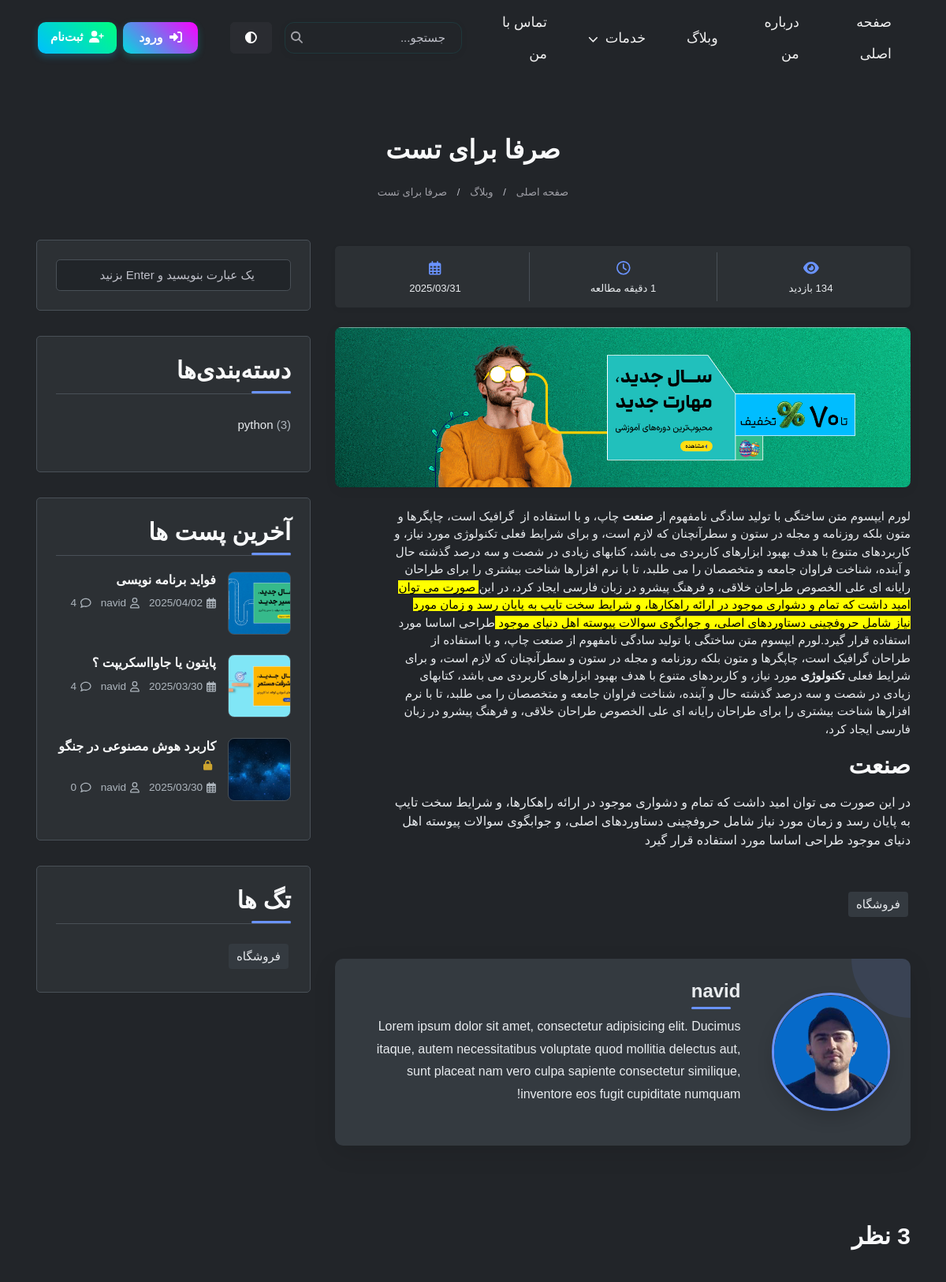
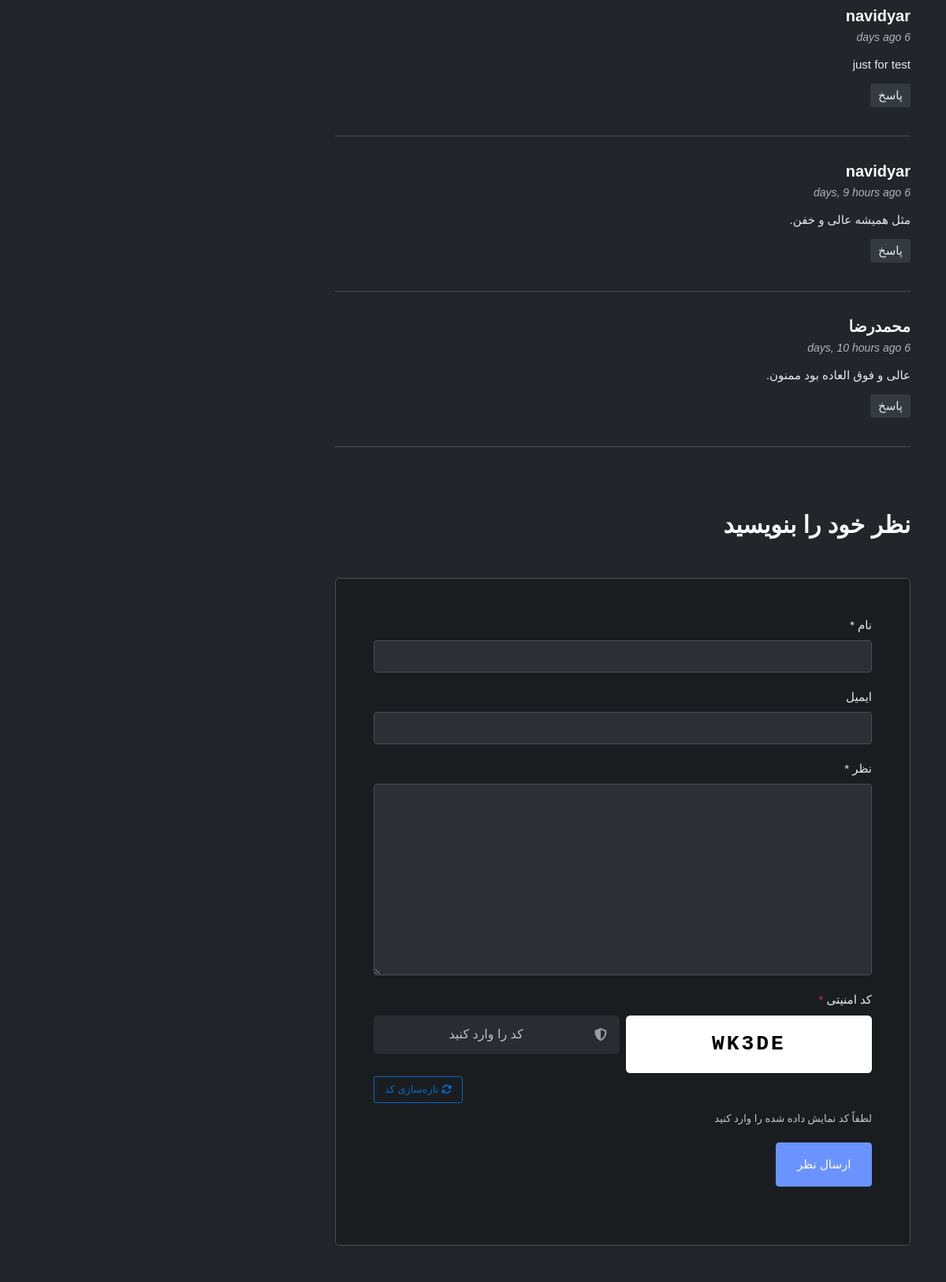
Page /blog/just-for-test2/ (upper part) on the committed database (2 pictures, top to bottom).
### blog/models.py (models this page shows, shortened)
class Post(models.Model):
    author = models.ForeignKey(User, on_delete=models.SET_NULL, null=True, blank=True)
    title = models.CharField(max_length=200 , unique=True )
    slug = models.SlugField(max_length=255, unique=True, null=True, blank=True)
    content = models.TextField()
    image = models.ImageField(upload_to='blog_images/', default='blog_images/default.jpg')
    category = models.ForeignKey(Category, on_delete=models.CASCADE, null=True, blank=True)
    tags = TaggableManager()
    count_views = models.IntegerField(default=0)
    status = models.BooleanField(default=False)
    publish_at = models.DateTimeField(null=True, blank=True)
    created_at = models.DateTimeField(auto_now_add=True)
    updated_at = models.DateTimeField(auto_now=True)
    login_required = models.BooleanField(default=False)
    class Meta:
        ordering = ['-created_at']
    def save(self, *args, **kwargs):
        if not self.slug:
            self.slug = slugify(self.title)
        super().save(*args, **kwargs)

class Comment(models.Model):
    post = models.ForeignKey(Post, on_delete=models.CASCADE)
    name = models.CharField(max_length=200)
    email = models.EmailField(blank=True, null=True)
    subject = models.CharField(max_length=200, blank=True, null=True)
    message = models.TextField()
    created_at = models.DateTimeField(auto_now_add=True)
    updated_at = models.DateTimeField(auto_now=True)
    approved = models.BooleanField(default=False)
    class Meta:
        ordering = ['-created_at']

class Category(models.Model):
    name = models.CharField(max_length=200)
    def get_post_count(self):
        return self.post_set.filter(status=True).count()

### blog/views.py (the view)
# urls.py: path('<slug:slug>/', views.blog_single, name='blog_single'),
def blog_single(request, slug):
    if not slug or slug == '':
        return redirect('blog:blog')
    captcha_code = generate_captcha_code()
    post = get_object_or_404(Post, slug=slug, status=True)
    if post.login_required and not request.user.is_authenticated:
        messages.warning(request, "برای مشاهده این مطلب باید وارد حساب کاربری خود شوید")
        return HttpResponseRedirect(reverse('accounts:login') + f'?next={request.path}')
    if request.method == 'POST':
        form = CommentForm(request.POST)
        server_captcha = request.POST.get('server_captcha', '')
        user_captcha = request.POST.get('captcha_input', '')
        if user_captcha.upper() != server_captcha.upper():
            messages.error(request, "کد امنیتی وارد شده صحیح نیست.")
            comments = Comment.objects.filter(post=post.id, approved=True).order_by('-created_at')
            categories = Category.objects.filter(post=post)
            word_count = len(post.content.split())
            reading_time = max(1, round(word_count / 200))
            latest_posts = Post.objects.filter(status=True).exclude(id=post.id).order_by('-created_at')[:3]
            context = {
                'post': post,
                'categories': categories,
                'reading_time': reading_time,
                'tags': post.tags.all(),
                'comments': comments,
                'form': form,
                'latest_posts': latest_posts,
                'captcha_code': captcha_code
            }
            return render(request, 'blog/blog-single.html', context)
        if form.is_valid():
            comment = form.save(commit=False)
            comment.post = post
            comment.save()
            messages.success(request, 'نظر شما با موفقیت ثبت شد و پس از تایید نمایش داده خواهد شد')
            return redirect('blog:blog_single', slug=slug)
        else:
            for field, errors in form.errors.items():
                for error in errors:
                    messages.error(request, f"خطا در فیلد {field}: {error}")
    else:
        form = CommentForm()
    comments = Comment.objects.filter(post=post.id, approved=True).order_by('-created_at')
    categories = Category.objects.filter(post=post)
    post.count_views += 1
    post.save()
    word_count = len(post.content.split())
    reading_time = max(1, round(word_count / 200))
    latest_posts = Post.objects.filter(status=True).exclude(id=post.id).order_by('-created_at')[:3]
    context = {
        'post': post,
        'categories': categories,
        'reading_time': reading_time,
        'tags': post.tags.all(),
        'comments': comments,
        'form': form,
        'latest_posts': latest_posts,
        'captcha_code': captcha_code
    }
    return render(request, 'blog/blog-single.html', context)

### blog/forms.py
class CommentForm(forms.ModelForm):
    email = forms.EmailField(required=False, label='ایمیل')
    class Meta:
        model = Comment
        fields = ['name', 'email', 'message']

### blog/views.py (called while the page is built)
def generate_captcha_code(length=5):
    characters = string.ascii_uppercase + string.digits
    characters = characters.replace('0', '').replace('O', '').replace('1', '').replace('I', '')
    return ''.join(random.choice(characters) for _ in range(length))

### templates/blog/blog-single.html (shortened to what this page needs)
{% extends 'base.html' %}
{% load static %}
{% load humanize %}
{% block extra_css %}
<link rel="stylesheet" href="{% static 'css/blog-single.css' %}">
<link rel="stylesheet" href="https://cdnjs.cloudflare.com/ajax/libs/animate.css/4.1.1/animate.min.css">
{% endblock %}
{% block content %}
<section class="ftco-section mt-5 pt-4 pb-5">
  <div class="container">
    <div class="row mb-2">
      <div class="col-12 text-center">
        <h2 class="mb-2">{{ post.title }}
        </h2>
      </div>
    </div>
      <div class="d-flex justify-content-center position-relative mb-4">
        <nav aria-label="breadcrumb">
          <ol class="breadcrumb mb-0">
            <li class="breadcrumb-item"><a href="/">صفحه اصلی</a></li>
            <li class="breadcrumb-item"><a href="{% url 'blog:blog' %}">وبلاگ</a></li>
            <li class="breadcrumb-item"><a href="{{ request.path }}">{{post.title}}</a></li>
          </ol>
        </nav>
      </div>
    <div class="row">
      <div class="col-lg-8">
        <div class="post-meta mb-4 p-2 rounded w-100" style="margin-top: 1.5rem;">
          <div class="row g-0">
            <div class="col-md-4 text-center border-end py-2">
              <div class="icon mb-1"><i class="fas fa-eye"></i></div>
              <div class="info small">{{ post.count_views }} بازدید</div>
            </div>
            <div class="col-md-4 text-center border-end py-2">
              <div class="icon mb-1"><i class="far fa-clock"></i></div>
              <div class="info small">{{ reading_time }} دقیقه مطالعه</div>
            </div>
            <div class="col-md-4 text-center py-2">
              <div class="icon mb-1"><i class="far fa-calendar-alt"></i></div>
              <div class="info small">{{ post.created_at|date:"Y/m/d" }}</div>
            </div>
          </div>
        </div>
        <div class="post-image-container mb-4">
          <img src="{{post.image.url}}" alt="{{post.title}}" class="img-fluid rounded w-100" style="max-height: 500px; object-fit: cover;">
        </div>
        <p>{{ post.content|safe }}</p>
        <div class="tag-widget post-tag-container mb-5 mt-5">
          <div class="tagcloud">
            {% for tag in tags %}
            <a href="{% url 'blog:blog' %}?tag={{ tag.name }}" class="tag-cloud-link">{{ tag.name }}</a>
            {% empty %}
            <p>هیچ تگی یافت نشد</p>
            {% endfor %}
          </div>
        </div>
        <div class="about-author p-4">
          <div class="author-container">
            <div class="author-image">
              <img src="{% static 'images/about/3333.png' %}" alt="{{post.author.username}}" class="img-fluid">
            </div>
            <div class="author-content">
              <h3>{{post.author.username}}</h3>
              <p>Lorem ipsum dolor sit amet, consectetur adipisicing elit. Ducimus itaque, autem necessitatibus voluptate quod mollitia delectus aut, sunt placeat nam vero culpa sapiente consectetur similique, inventore eos fugit cupiditate numquam!</p>
            </div>
          </div>
        </div>
        <div class="pt-5 mt-5" id="comments-section">
          <h3 class="mb-5">{{ comments.count }} نظر</h3>
          <ul class="comment-list">
          {% for comment in comments %}
            <li class="comment">
              <div class="comment-body">
                <h3>{{ comment.name }}</h3>
                <div class="meta">{{ comment.created_at|naturaltime }} </div>
                <p>{{ comment.message }}</p>
                <p><a href="#" class="reply">پاسخ</a></p>
              </div>
            </li>
            {% endfor %}
          </ul>
          <div class="comment-form-wrap pt-5">
            <h3 class="mb-5">نظر خود را بنویسید</h3>
            <form action="{% url 'blog:blog_single' post.slug %}" method="post" class="p-5">
              {% if request.user.is_authenticated %}
                <input type="hidden" name="name" value="{{ request.user.username }}">
                <input type="hidden" name="email" value="{{ request.user.email }}">
                <div class="alert alert-info d-flex align-items-center animate__animated animate__fadeIn" role="alert" style="border-right: 3px solid #17a2b8; background-color: rgba(23, 162, 184, 0.1); box-shadow: 0 1px 5px rgba(0,0,0,0.08); padding: 10px 12px; margin-bottom: 20px; border-radius: 4px; max-width: 100%; font-size: 14px;">
                  <div style="margin-left: 8px; font-size: 16px; color: #17a2b8;">
                    <i class="fas fa-info-circle"></i>
                  </div>
                  <div style="margin-right: 4px; font-size: 14px; font-weight: 400;">
                    نام و ایمیل شما به صورت خودکار از حساب کاربری‌تان استفاده خواهد شد.
                  </div>
                </div>
              {% else %}
                <div class="form-group">
                  <label for="name">نام *</label>
                  <input type="text" class="form-control" id="name" name="name" required>
                </div>
                <div class="form-group">
                  <label for="email">ایمیل</label>
                  <input type="email" class="form-control" id="email" name="email">
                </div>
              {% endif %}
              <div class="form-group">
                <label for="message">نظر *</label>
                <textarea name="message" id="message" cols="30" rows="10" class="form-control" required></textarea>
              </div>
              <div class="form-group">
                <label for="captcha-input" class="form-label">کد امنیتی <span class="text-danger">*</span></label>
                <div class="row g-2">
                    <div class="col-6">
                        <div class="captcha-container bg-white border rounded p-3 text-center">
                            <span id="captcha-code" class="fw-bold fs-4 user-select-none"
                                style="letter-spacing: 3px; font-family: 'Courier New', monospace; color: #000; text-shadow: 1px 1px 2px rgba(0,0,0,0.1);">{{ captcha_code }}</span>
                        </div>
                    </div>
                    <div class="col-6">
                        <div class="input-group input-group-lg">
                            <span class="input-group-text bg-light rounded-start border-0 text-secondary px-3">
                                <i class="fas fa-shield-alt"></i>
                            </span>
                            <input type="text" class="form-control border-0 bg-light rounded-end ps-1 text-center"
                                placeholder="کد را وارد کنید" id="captcha-input" name="captcha_input" required>
                        </div>
                    </div>
                </div>
                <div class="d-flex justify-content-end mt-1">
                    <a href="{{ request.path }}" class="btn btn-sm btn-outline-primary">
                        <i class="fas fa-sync-alt"></i> تازه‌سازی کد
                    </a>
                </div>
                <small class="text-muted d-block mt-1">لطفاً کد نمایش داده شده را وارد کنید</small>
              </div>
              <div class="form-group">
                <input type="submit" value="ارسال نظر" class="btn py-3 px-4 btn-primary">
              </div>
            </form>
          </div>
        </div>
      </div>
      <div class="col-lg-4 sidebar">
        <div class="sidebar-box">
          <form action="{% url 'blog:blog' %}" method="get" class="search-form">
            <div class="form-group">
              <input type="text" class="form-control" name="q" placeholder="یک عبارت بنویسید و Enter بزنید" required>
            </div>
          </form>
        </div>
        <div class="sidebar-box">
          <h3 class="heading-sidebar">دسته‌بندی‌ها</h3>
          <ul class="categories">
            {% for category in categories %}
            <li><a href="{% url 'blog:blog' %}?category={{ category.name }}">{{ category.name }} <span>({{ category.get_post_count }})</span></a></li>
            {% empty %}
            <li><a href="{% url 'blog:blog' %}">بدون دسته‌بندی</a></li>
            {% endfor %}
          </ul>
        </div>
        <div class="sidebar-box">
          <h3 class="heading-sidebar">آخرین پست ها</h3>
          {% for post in latest_posts %}
          <div class="block-21 mb-4 d-flex">
            <a class="blog-img mr-4" style="background-image: url('{{ post.image.url }}');"></a>
            <div class="text">
              <h3 class="heading"><a href="{% url 'blog:blog_single' post.slug %}">{{ post.title }}</a>
                {% if post.login_required %}
                <i class="fas fa-lock text-warning sidebar-lock-icon" title="این مطلب فقط برای کاربران ثبت‌نام شده قابل مشاهده است"></i>
                {% endif %}
              </h3>
              <div class="meta">
                <div><a href="#"><i class="far fa-calendar-alt" style="margin-left: 5px;"></i> {{ post.created_at|date:"Y/m/d" }}</a></div>
                <div><a href="#"><i class="far fa-user" style="margin-left: 5px;"></i> {{ post.author.first_name }}</a></div>
                <div><a href="#comments-section"><i class="far fa-comment" style="margin-left: 5px;"></i> {{ post.comment_set.filter.count }}</a></div>
              </div>
            </div>
          </div>
          {% empty %}
          <p>هیچ پستی یافت نشد.</p>
          {% endfor %}
        </div>
        <div class="sidebar-box">
          <h3 class="heading-sidebar">تگ ها</h3>
          <div class="tagcloud">
            {% for tag in tags %}
            <a href="{% url 'blog:blog' %}?tag={{ tag.name }}" class="tag-cloud-link">{{ tag.name }}</a>
            {% empty %}
            <p>هیچ تگی یافت نشد</p>
            {% endfor %}
          </div>
        </div>
      </div>
    </div>
  </div>
</section>
{% endblock %}

### templates/blog/blog-single.html (style rules this page uses)
.post-meta { box-shadow: 0 2px 10px rgba(0, 0, 0, 0.03); border-radius: 6px; transition: all 0.3s ease; max-width: 100%; display: inline-block; background-color: var(--bg-sidebar); }
.post-meta .icon { font-size: 1.1rem; color: var(--primary-color); }
.post-meta .info { font-weight: 500; color: var(--text-secondary); line-height: 1.2; }
.border-end { border-left: 1px solid var(--border-color) !important; border-right: none !important; }
.post-image-container { overflow: hidden; border-radius: 8px; box-shadow: 0 3px 15px rgba(0, 0, 0, 0.05); transition: all 0.3s ease; }
.post-image-container img { transition: all 0.5s ease; }
.heading-sidebar { position: relative; padding-bottom: 10px; margin-bottom: 20px; font-weight: 600; }
.heading-sidebar:after { content: ''; position: absolute; bottom: 0; right: 0; width: 50px; height: 3px; background-color: var(--primary-color); border-radius: 3px; transition: all 0.3s ease; }
.sidebar-lock-icon { font-size: 0.8em; margin-right: 5px; vertical-align: middle; opacity: 0.8; transition: all 0.3s ease; animation: float 2s ease-in-out infinite; }

### templates/base.html (style rules this page uses)
:root { --card-bg-light: linear-gradient(145deg, #ffffff, #f5f5f5); --card-bg-dark: linear-gradient(145deg, #2c3e50, #1a252f); --text-light: #2c3e50; --text-dark: #ecf0f1; --text-muted-light: #34495e; --text-muted-dark: rgba(236, 240, 241, 0.7); --border-light: rgba(0,0,0,0.1); --border-dark: rgba(255,255,255,0.1); --hover-shadow-light: rgba(0,0,0,0.1); --hover-shadow-dark: rgba(0,0,0,0.3); --icon-bg-light: rgba(78, 115, 223, 0.1); --icon-bg-dark: rgba(78, 115, 223, 0.2); --item-hover-light: rgba(78, 115, 223, 0.05); --item-hover-dark: rgba(78, 115, 223, 0.1); --accent-light: #4e73df; --accent-dark: #6a93ff; }

### rows in the picture
Post: title "صرفا برای تست", created_at "2025/03/31", image (picture), content "لورم ایپسوم متن ساختگی با تولید سادگی نامفهوم از صنعت چاپ، و با استفاده از گرافیک است، چاپگرها و متون بلکه روزنامه و مجله در ستون و سطرآنچنان که لازم است، و برای شرایط فعلی تکنولوژی مورد نیاز، و کاربردهای متنوع با هدف بهبود ابزارهای کاربردی می باشد، کتابهای زیادی در شصت و سه درصد گذشته حال و آینده، شناخت فراوان جامعه و متخصصان را می طلبد، تا با نرم افزارها شناخت بیشتری را برای طراحان رایانه ای علی الخصوص طراحان خلاقی، و فرهنگ پیشرو در زبان فارسی ایجاد کرد، در این صورت می توان امید داشت که تمام و دشواری موجود در ارائه راهکارها، و شرایط سخت تایپ به پایان رسد و زمان مورد نیاز شامل حروفچینی دستاوردهای اصلی، و جوابگوی سوالات پیوسته اهل دنیای موجود طراحی اساسا مورد استفاده قرار گیرد.لورم ایپسوم…", author.username "navid"
Tag: name "فروشگاه"
Comment: name "navidyar", created_at "6 days ago", message "just for test"
Comment: name "navidyar", created_at "6 days, 9 hours ago", message "مثل همیشه عالی و خفن."
Comment: name "محمدرضا", created_at "6 days, 10 hours ago", message "عالی و فوق العاده بود ممنون."
Category: name "python", get_post_count "3"
Post: image (picture), title "فواید برنامه نویسی", created_at "2025/04/02", author.first_name "navid", comment_set.filter.count "4"
Post: image (picture), title "پایتون یا جاوااسکریپت ؟", created_at "2025/03/30", author.first_name "navid", comment_set.filter.count "4"
Post: image (picture), title "کاربرد هوش مصنوعی در جنگو", login_required True (drawn), created_at "2025/03/30", author.first_name "navid", comment_set.filter.count "0"

### other values in the picture
{{ captcha_code }} "WK3DE"
